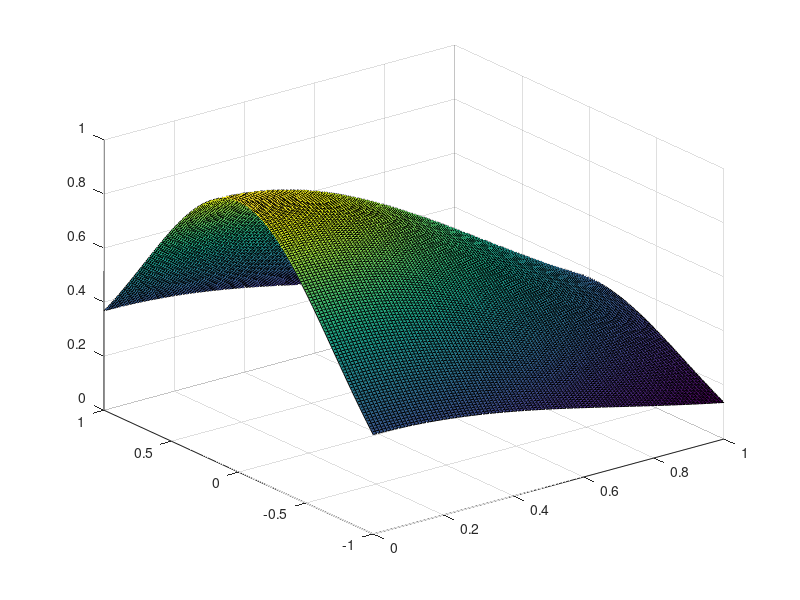

MATLAB code for this plot: (Note: this script raises an error after producing the figure.)
% The MIT License (MIT)
%
% Copyright (c) 2019 Bo Zhuang <sdzhuangbo@hotmail.com>
%

x = linspace(0, 1, 101);
y = linspace(-1, 1, 201);
z = exp(-x'.^2 - y.^2);    % get z(x,y) as 101 x 201 matrix

% Plot 3D surface in Matlab
surf(x, y, z');

% Save PGFPlot figure with data
save4plot3d('data1.txt', x, y, z);
save4plot3d('data2.txt', x, y, z, 1:5:101, 1:5:201);
